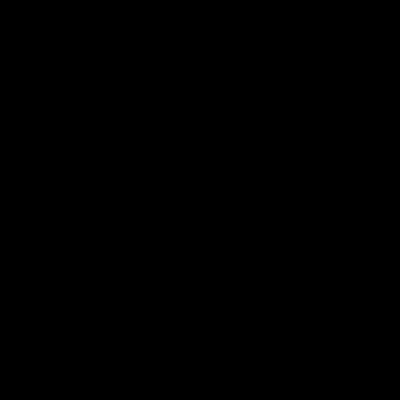
Frame 1 (no input)
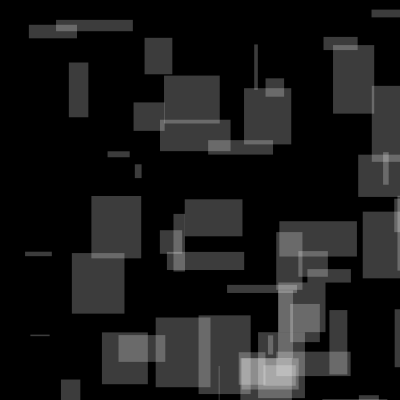
Frame 60 (the mouse pressed at the canvas centre just before this capture)
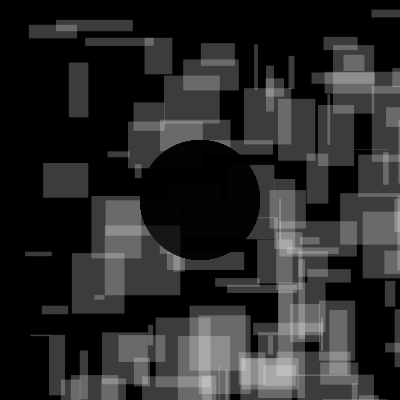
Frame 120 (the mouse held since frame 60 and released just before this capture)

The Processing sketch that drew these frames (run headless with seeded random() and noise(); from frame 60 on, the mouse is pressed at the canvas centre):

// Processing sketch: processing_31113
// ── processing_31113.pde

void setup(){
 size (400, 400);
 background (0);
 frameRate(30);
}

void draw () {

 
  if(mousePressed){
    noStroke();
    fill (0, 40);
    ellipse (mouseX, mouseY, 120, 120);
  }

noStroke();
  float anzahl = random (15);
  for (int i=0; i < anzahl; i = i + 25) {

    float posX = random (width);
    float posY = random (height);
 
    fill (255, 255, 255, 60);
    rect (posX+random(50), posY+random(50), random (width/5), random (height/5));
  }
  



}
